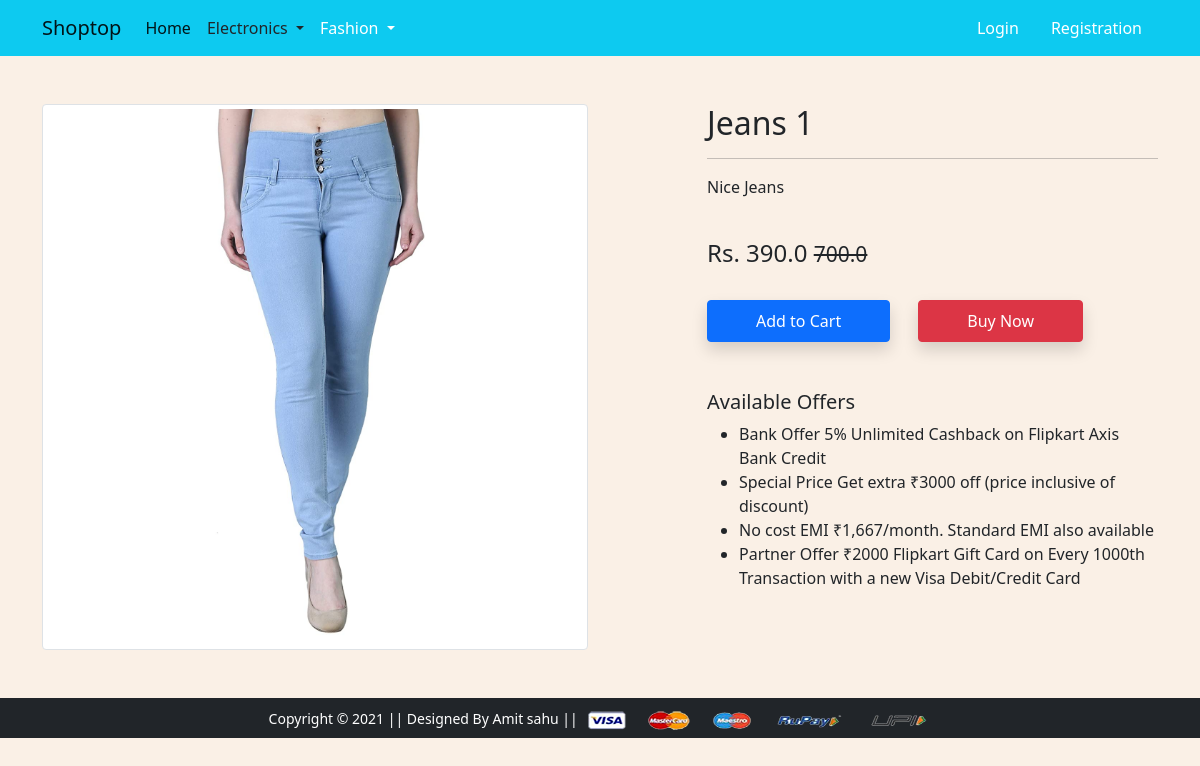
/product-detail/9/, run on an earlier commit of the app's database.
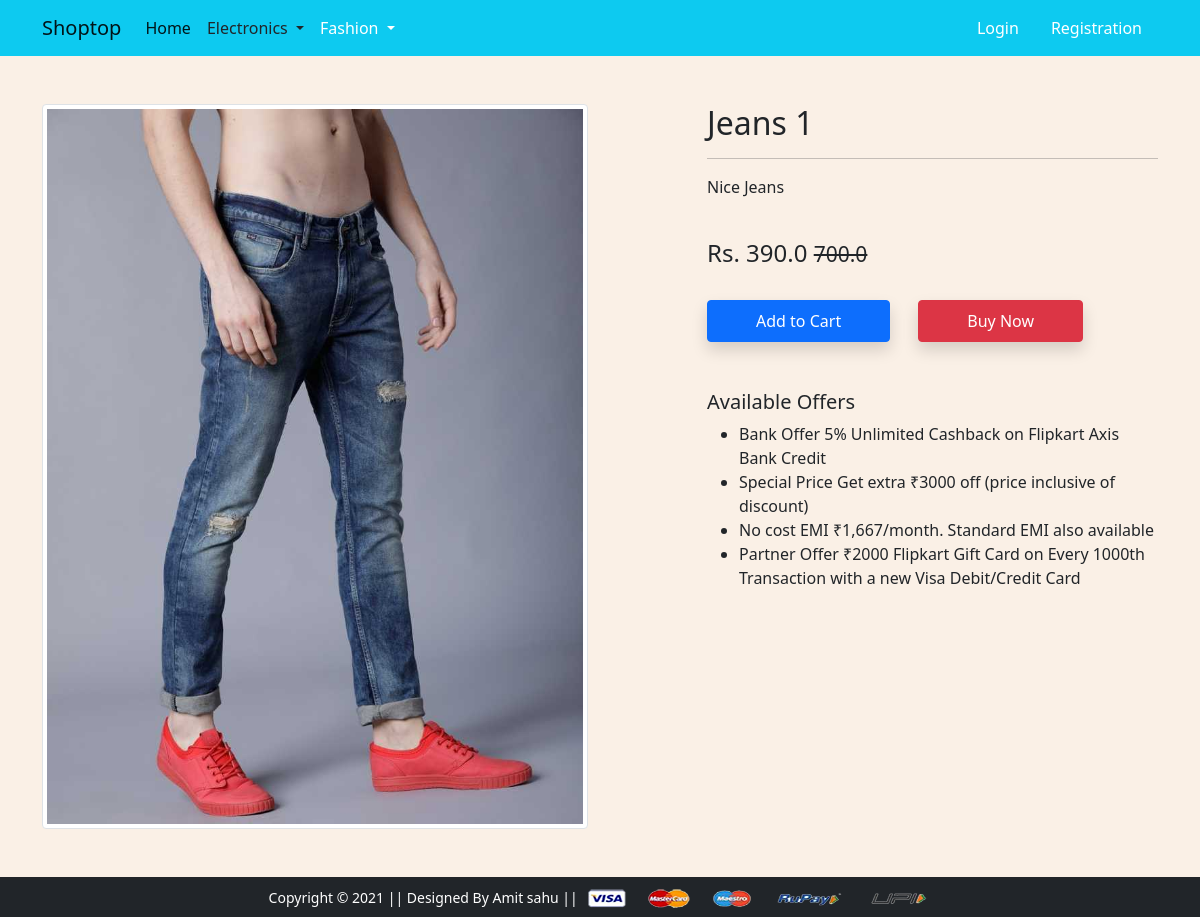
And on a later commit of the database.
### app/models.py (models this page shows, shortened)
class Product(models.Model):
 title = models.CharField(max_length=100)
 selling_price = models.FloatField()
 discounted_price = models.FloatField()
 description = models.TextField()
 brand = models.CharField(max_length=100)
 category = models.CharField( choices=CATEGORY_CHOICES, max_length=2)
 product_image = models.ImageField(upload_to='productimg')

### app/views.py (the view)
# urls.py: path('product-detail/<int:pk>/', views.ProductDetailView.as_view(), name='product-detail'),
class ProductDetailView(View):
	def get(self, request, pk):
		totalitem = 0
		product = Product.objects.get(pk=pk)
		print(product.id)
		item_already_in_cart=False
		if request.user.is_authenticated:
			totalitem = len(Cart.objects.filter(user=request.user))
			item_already_in_cart = Cart.objects.filter(Q(product=product.id) & Q(user=request.user)).exists()
		return render(request, 'app/productdetail.html', {'product':product, 'item_already_in_cart':item_already_in_cart, 'totalitem':totalitem})

### app/templates/app/productdetail.html (shortened to what this page needs)
{% extends 'app/base.html' %}
{% load static %}
{% block main-content %}
<div class="container my-5">
 <div class="row">
  <div class="col-sm-6 text-center align-self-center">
   <img src="{{product.product_image.url}}" alt="" class="img-fluid img-thumbnail">
  </div>
  <div class="col-sm-5 offset-sm-1">
   <h2>{{product.title}}</h2>
   <hr>
   <p>{{product.description}}</p> <br>
   <h4>Rs. {{product.discounted_price}} <small class="fw-light text-decoration-line-through">{{product.selling_price}}</small></h4> <br>
   {% if not request.user.is_authenticated %}
     <form action="/add-to-cart" class="d-inline">
      <button type="submit" class="btn btn-primary shadow px-5 py-2">Add to Cart</button>
     </form>
   {% endif %}
   <a href="{% url 'checkout' %}" class="btn btn-danger shadow px-5 py-2 ms-4">Buy Now</a>
   <h5 class="mt-5">Available Offers</h5>
   <ul>
    <li>Bank Offer 5% Unlimited Cashback on Flipkart Axis Bank Credit</li>
    <li>Special Price Get extra ₹3000 off (price inclusive of discount)</li>
    <li>No cost EMI ₹1,667/month. Standard EMI also available</li>
    <li>Partner Offer ₹2000 Flipkart Gift Card on Every 1000th Transaction with a new Visa Debit/Credit Card</li>
   </ul>
  </div>
 </div>
</div>
{% endblock main-content %}

What changed in the data, as far as the page shows it:
changed Product "Jeans 1": product_image: a different picture
